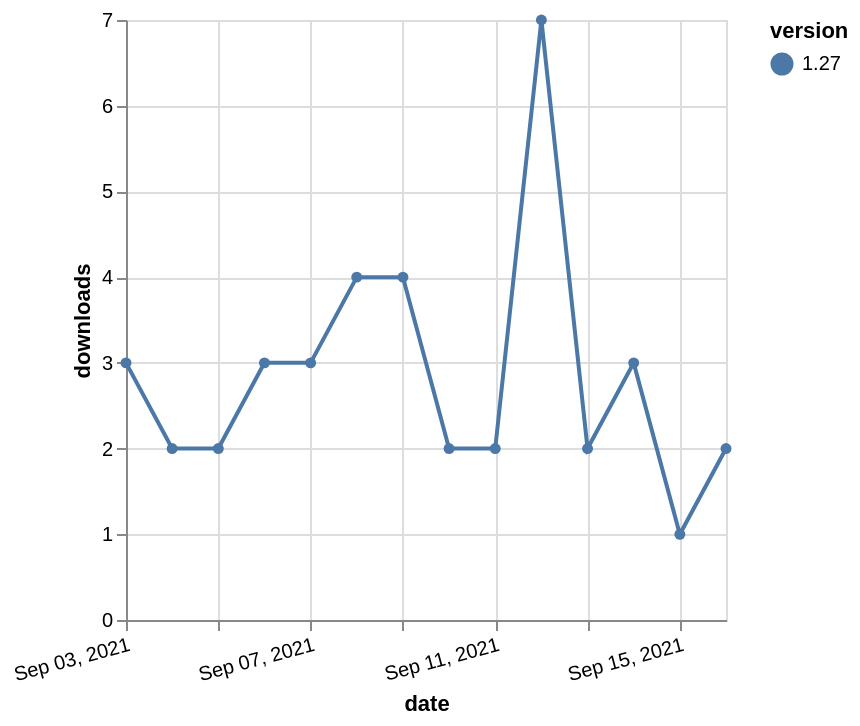

Express this chart as Vega-Lite.
### Vega-Lite specification from a JSON file in a GitHub repository (floating-point values rounded to 4 significant figures)
{"$schema": "https://vega.github.io/schema/vega-lite/v5.json", "description": "A simple bar chart with embedded data.", "data": {"values": [{"date": "2021-09-03", "total": 3058, "delta": 3, "version": "1.27"}, {"date": "2021-09-04", "total": 3060, "delta": 2, "version": "1.27"}, {"date": "2021-09-05", "total": 3062, "delta": 2, "version": "1.27"}, {"date": "2021-09-06", "total": 3065, "delta": 3, "version": "1.27"}, {"date": "2021-09-07", "total": 3068, "delta": 3, "version": "1.27"}, {"date": "2021-09-08", "total": 3072, "delta": 4, "version": "1.27"}, {"date": "2021-09-09", "total": 3076, "delta": 4, "version": "1.27"}, {"date": "2021-09-10", "total": 3078, "delta": 2, "version": "1.27"}, {"date": "2021-09-11", "total": 3080, "delta": 2, "version": "1.27"}, {"date": "2021-09-12", "total": 3087, "delta": 7, "version": "1.27"}, {"date": "2021-09-13", "total": 3089, "delta": 2, "version": "1.27"}, {"date": "2021-09-14", "total": 3092, "delta": 3, "version": "1.27"}, {"date": "2021-09-15", "total": 3093, "delta": 1, "version": "1.27"}, {"date": "2021-09-16", "total": 3095, "delta": 2, "version": "1.27"}]}, "width": "container", "mark": {"type": "line", "point": {"filled": true}}, "encoding": {"x": {"field": "date", "type": "temporal", "timeUnit": "yearmonthdate", "title": "date", "axis": {"labelAngle": -15}}, "y": {"field": "delta", "type": "quantitative", "title": "downloads"}, "color": {"field": "version", "type": "nominal"}, "tooltip": {"field": "delta"}}}
